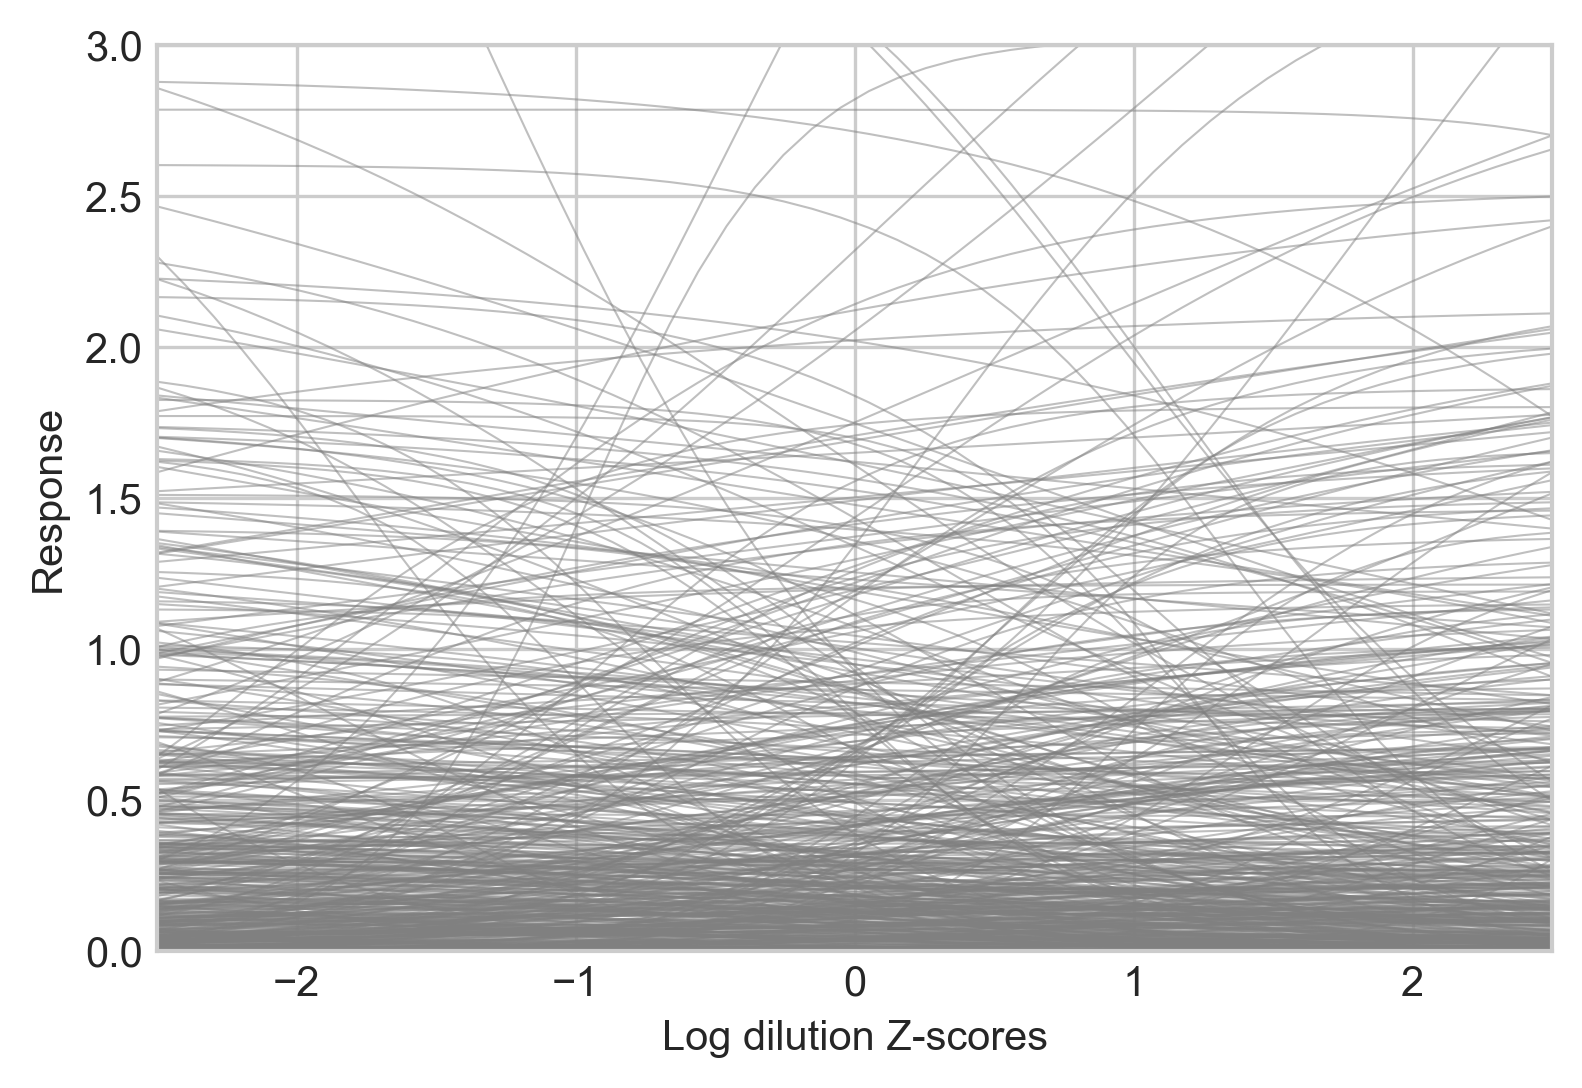

The Python source for this figure:
import numpy as np
import matplotlib.pyplot as plt
import ititer as it


df = it.load_example_data()
df["Log Dilution"] = it.titer_to_index(df["Dilution"], start=40, fold=4)

sigmoid = it.Sigmoid().fit(
    data=df,
    response="OD",
    sample_labels="Sample",
    log_dilution="Log Dilution",
    prior_predictive=True,
)

x = np.linspace(-2.5, 2.5).reshape(-1, 1)
y = it.inverse_logit(
    x=x,
    a=sigmoid.prior_predictive["a"][:, 0],
    b=sigmoid.prior_predictive["b"],
    c=0,
    d=sigmoid.prior_predictive["d"],
)

plt.plot(x, y, c="grey", alpha=0.25, lw=0.5)
plt.xlabel("Log dilution Z-scores")
plt.ylabel("Response")

plt.savefig("prior-predictive.png", bbox_inches="tight", dpi=300)
